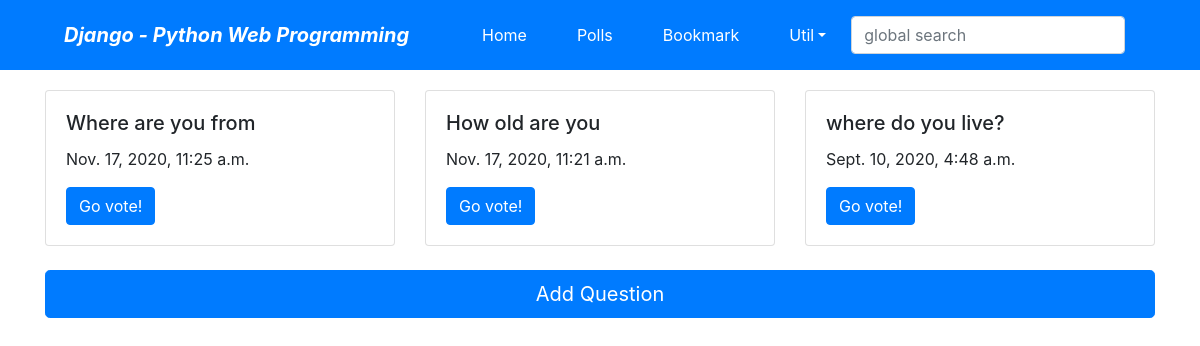
Screenshot of /polls/ with the database file from the repository.
### polls/models.py (models this page shows, shortened)
class Question(models.Model):
    question_text = models.CharField(max_length=200)
    pub_date = models.DateTimeField(auto_now_add=True)

### polls/views.py (the view)
# urls.py: path('', views.IndexView.as_view(), name='index'),
class IndexView(generic.ListView):
    model = Question
    context_object_name = 'new_list'
    template_name = 'polls/index.html'
    def get_queryset(self):
        return Question.objects.all().order_by('-pub_date')[:3]

### polls/templates/polls/index.html (shortened to what this page needs)
{% extends 'base.html' %}
{% block content %}
{% if new_list %}
<div class="row row-cols-1 row-cols-md-3">
{% for question in new_list %}
<div class="col mb-4">
<div class="card h-100">
  <div class="card-body">
    <h5 class="card-title">{{ question.question_text }}</h5>
    <p class="card-text">{{ question.pub_date }}</p>
    <a href="{% url 'polls:detail' question.id %}" class="btn btn-primary">Go vote!</a>
  </div>
</div>
</div>
{% endfor %}
</div>
{% else %}
<p>No Questions</p>
{% endif %}
<button type="button" class="btn btn-primary btn-lg btn-block" onclick="location.href='{% url 'polls:question_add' %}'">Add Question</button>
{% endblock %}

### rows the page displays
Question: question_text "Where are you from", pub_date "Nov. 17, 2020, 11:25 a.m."
Question: question_text "How old are you", pub_date "Nov. 17, 2020, 11:21 a.m."
Question: question_text "where do you live?", pub_date "Sept. 10, 2020, 4:48 a.m."
